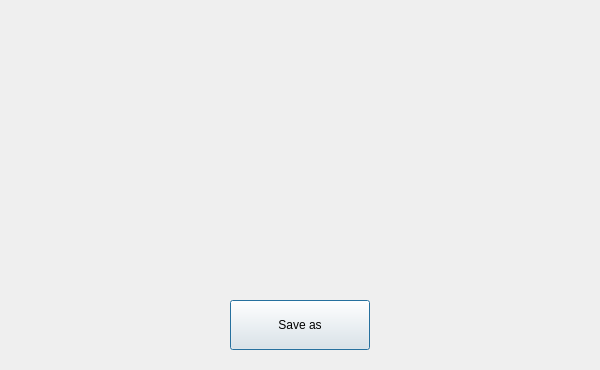
<?xml version="1.0" encoding="UTF-8"?>
<ui version="4.0">
 <class>Dialog</class>
 <widget class="QDialog" name="Dialog">
  <property name="geometry">
   <rect>
    <x>0</x>
    <y>0</y>
    <width>600</width>
    <height>370</height>
   </rect>
  </property>
  <property name="windowTitle">
   <string>Ava-day</string>
  </property>
  <widget class="QWidget" name="widget_drag_n_drop" native="true">
   <property name="geometry">
    <rect>
     <x>30</x>
     <y>40</y>
     <width>251</width>
     <height>251</height>
    </rect>
   </property>
  </widget>
  <widget class="QWidget" name="widget_generated_output" native="true">
   <property name="geometry">
    <rect>
     <x>320</x>
     <y>40</y>
     <width>250</width>
     <height>250</height>
    </rect>
   </property>
  </widget>
  <widget class="QPushButton" name="button_save_as">
   <property name="geometry">
    <rect>
     <x>230</x>
     <y>300</y>
     <width>140</width>
     <height>50</height>
    </rect>
   </property>
   <property name="text">
    <string>Save as</string>
   </property>
  </widget>
 </widget>
 <resources/>
 <connections/>
</ui>
